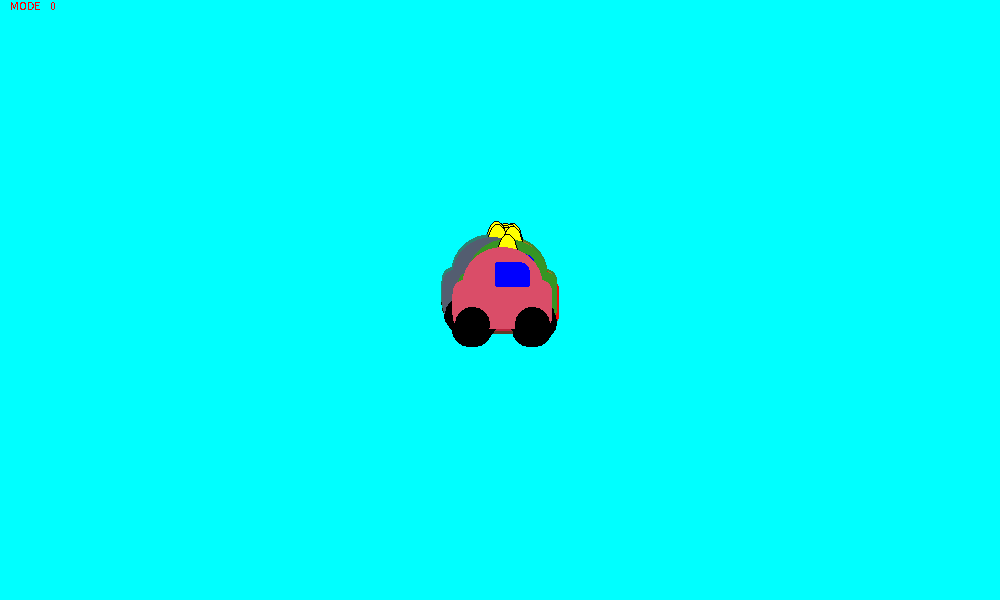
Frame 1 (no input)
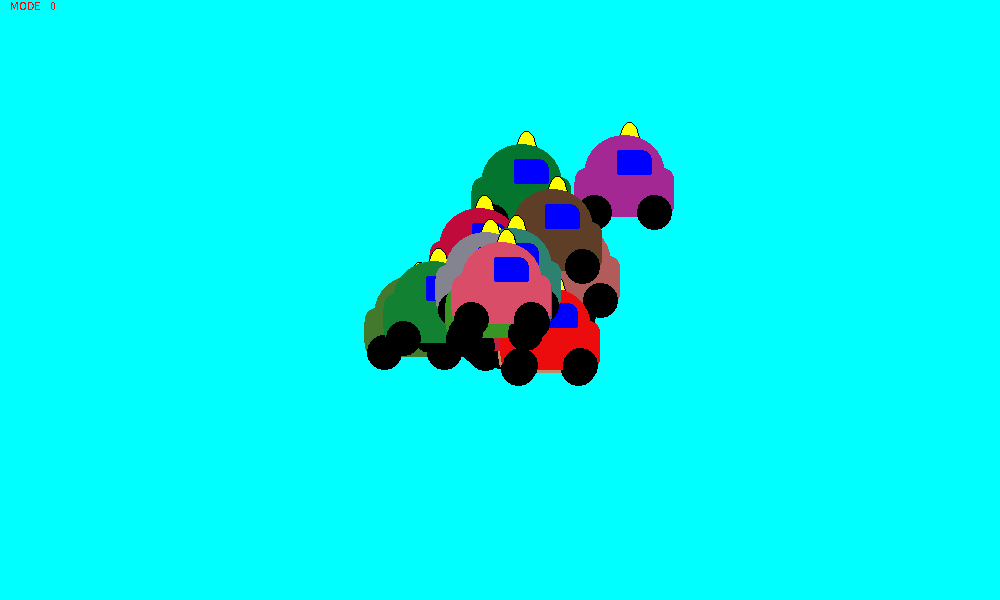
Frame 60 (the mouse pressed at the canvas centre just before this capture)
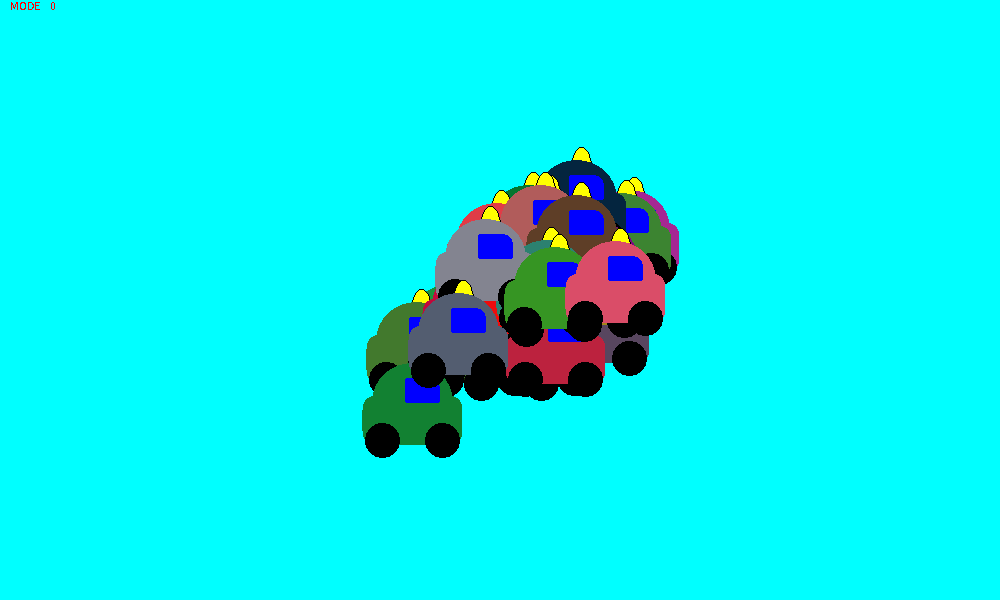
Frame 120 (the mouse held since frame 60 and released just before this capture)

The Processing sketch that drew these frames (run headless with seeded random() and noise(); from frame 60 on, the mouse is pressed at the canvas centre):

// Processing sketch: processing_146856
// ── processing_146856.pde

int [] [] oncamio;
int posx = 500;
int posy = 300;
int movx = 0;
int movy = 0;
int mode = 0;
int dirx;
int diry;

int cotxes = 30;

void setup() {
  size(1000, 600);
  noSmooth();
  rectMode(CENTER);
  oncamio = new int [7] [cotxes];

  for (int i = 0; i<cotxes-1; i++) {
    oncamio [2] [i] = int(random(255));
    oncamio [3] [i] = int(random(155));
    oncamio [4] [i] = int(random(155));

    oncamio [0] [i] = 500;
    oncamio [1] [i] = 300;
  }
}

void draw() {

  background(0, 255, 255);

  if (mode == 0) {
    mode0();
  }
  else if (mode == 1) {
    mode1();
  }
  else {
    mode2();
  }

  fill(255, 0, 0);
  text("MODE", 10, 10);
  text(mode, 50, 10);
}

void mousePressed () {

  for (int i = 0; i<cotxes-1; i++) {
    oncamio [0] [i] = oncamio [0] [i] + (mouseX-posx)/3;
    oncamio [1] [i] = oncamio [1] [i] + (mouseY-posy)/3;
  }
}

void keyPressed() {
  if (keyPressed == true) {
    mode++;
    if (mode > 2) {
      mode = 0;
    }
  }
  for (int i = 0; i<cotxes-1; i++) {

    oncamio [5] [i] = int(random (-8, 8));
    oncamio [6] [i] = int(random (-8, 8));
  }
}

 void mode0() {
 
    for (int i = 0; i<cotxes-1; i++) {

      oncamio [0] [i] = oncamio [0] [i] + int(random(-10, 10));
      oncamio [1] [i] = oncamio [1] [i] + int(random(-10, 10));     

      posx = oncamio[0] [i];
      posy = oncamio[1] [i];

      ///////////////////////////////////////////////////////////////////////

      if ( oncamio[0] [i] < 60) { 
        oncamio[0] [i] = 61;
      }
      if ( oncamio[1] [i] < 60) { 
        oncamio[1] [i] = 61;
      }
      if ( oncamio[0] [i] > width-60) { 
        oncamio[0] [i] = width-61;
      }
      if ( oncamio[1] [i] > height-60) { 
        oncamio[1] [i] = height -61;
      }

      ////////////////////////////////////////////////////////////////////////

      //llum//
      stroke(0, 0, 0);
      fill(255, 255, 0);
      ellipse(posx+5, posy-50, 20, 40);

      //cos//
      noStroke();
      fill(oncamio [2] [i], oncamio [3] [i], oncamio [4] [i]);
      rect(posx, posy, 100, 50, 15);
      ellipse(posx, posy-20, 80, 75);

      //rodes//
      noStroke();
      fill(0);
      ellipse(posx-30, posy+20, 35, 35);
      ellipse(posx+30, posy+20, 35, 35);

      //vidre//
      fill(0, 0, 255);
      rect(posx+10, posy-30, 35, 25, 3, 50, 3, 3);
    }
 }
void mode1() {

  for (int i = 0; i<cotxes-1; i++) {

    oncamio [0] [i] = oncamio [0] [i] + oncamio [5] [i];
    oncamio [1] [i] = oncamio [1] [i] + oncamio [6] [i];     

    posx = oncamio[0] [i];
    posy = oncamio[1] [i];

    ///////////////////////////////////////////////////////////////////////

    if ( oncamio[0] [i] < 60) { 
      oncamio[5] [i] = -oncamio[5] [i];
    }
    if ( oncamio[1] [i] < 60) { 
      oncamio[6] [i] = -oncamio[6] [i];
    }
    if ( oncamio[0] [i] > width-60) { 
      oncamio[5] [i] = -oncamio[5] [i];
    }
    if ( oncamio[1] [i] > height-60) { 
      oncamio[6] [i] = -oncamio[6] [i];
    }

    ////////////////////////////////////////////////////////////////////////

    //llum//
    stroke(0, 0, 0);
    fill(255, 255, 0);
    ellipse(posx+5, posy-50, 20, 40);

    //cos//
    noStroke();
    fill(oncamio [2] [i], oncamio [3] [i], oncamio [4] [i]);
    rect(posx, posy, 100, 50, 15);
    ellipse(posx, posy-20, 80, 75);

    //rodes//
    noStroke();
    fill(0);
    ellipse(posx-30, posy+20, 35, 35);
    ellipse(posx+30, posy+20, 35, 35);

    //vidre//
    fill(0, 0, 255);
    rect(posx+10, posy-30, 35, 25, 3, 50, 3, 3);
  }
}

void mode2() {
  for (int i = 0; i<cotxes-1; i++) {

    oncamio [5] [i] = int(random (0, 500));
    oncamio [6] [i] = int(random (0, 500));

    if (oncamio [5] [i] < 1) { 
      dirx = 3;
    }
    else if (oncamio [5] [i] < 2) { 
      dirx = -3;
    }

    if (oncamio [6] [i] < 1) { 
      diry = 3;
    }
    else if (oncamio [6] [i] < 2) { 
      diry = -3;
    }

    oncamio [0] [i] = oncamio [0] [i] + dirx;
    oncamio [1] [i] = oncamio [1] [i] + diry;     

    posx = oncamio[0] [i];
    posy = oncamio[1] [i];

    ///////////////////////////////////////////////////////////////////////

    if ( oncamio[0] [i] < 60) { 
      oncamio[0] [i] = 61;
    }
    if ( oncamio[1] [i] < 60) { 
      oncamio[1] [i] = 61;
    }
    if ( oncamio[0] [i] > width-60) { 
      oncamio[0] [i] = width-61;
    }
    if ( oncamio[1] [i] > height-60) { 
      oncamio[1] [i] = height -61;
    }

    ////////////////////////////////////////////////////////////////////////

    //llum//
    stroke(0, 0, 0);
    fill(255, 255, 0);
    ellipse(posx+5, posy-50, 20, 40);

    //cos//
    noStroke();
    fill(oncamio [2] [i], oncamio [3] [i], oncamio [4] [i]);
    rect(posx, posy, 100, 50, 15);
    ellipse(posx, posy-20, 80, 75);

    //rodes//
    noStroke();
    fill(0);
    ellipse(posx-30, posy+20, 35, 35);
    ellipse(posx+30, posy+20, 35, 35);

    //vidre//
    fill(0, 0, 255);
    rect(posx+10, posy-30, 35, 25, 3, 50, 3, 3);
  }
}
